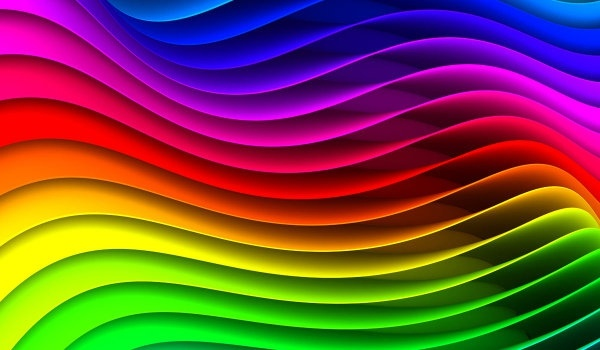
#> input picture Week3/week-3_lab-1/images/alpha.jpg, 600 x 350 px
$ jupyter execute --allow-errors 06-bitwise-operations-and-masking.ipynb
#> lines starting #> are read from the running program, lines starting #| are printed output that depends on the picture; after the words box and inside, x2 and y2 are one past the last pixel; in counts of white or black regions, pixels touching at a corner belong together
##<div style="direction:ltr;text-align:left;font-family:Arial, Tahoma">Bitwise Operations and Image Masking</div>

<div style="direction:ltr;text-align:left;font-family:Arial, Tahoma"> In the first step, we will create shapes to understand these operations. <br/> For now, don’t worry about drawing shapes in OpenCV; in the next section and the notebook at the link below, it will be fully explained: </div>

07-Drawing-and-annotating.ipynb

[cell 1]
import cv2
import numpy as np
import matplotlib.pyplot as plt

# If you're wondering why only two dimensions, well this is a grayscale image,
# if we doing a colored image, we'd use
# rectangle = np.zeros((300, 300, 3),np.uint8)

# Making a sqare
square = np.zeros((300, 300), np.uint8)
cv2.rectangle(square, (50, 50), (250, 250), 255, -1)
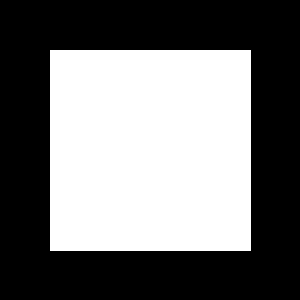
#> square: shape (300, 300); 44.9% white; 1 white region, box (x1, y1, x2, y2) and area: (50, 50, 251, 251) 40401

# Making a ellipse
ellipse = np.zeros((300, 300), np.uint8)
cv2.ellipse(ellipse, (150, 150), (150, 150), 30, 0, 180, 255, -1)
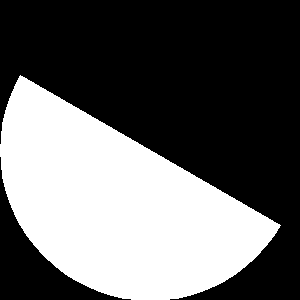
#> ellipse: shape (300, 300); 39.6% white; 1 white region, box (x1, y1, x2, y2) and area: (0, 75, 281, 300) 35626

#show
plt.subplot(121);plt.imshow(square,cmap='gray');plt.title("square");
plt.subplot(122);plt.imshow(ellipse,cmap='gray');plt.title("ellipse");
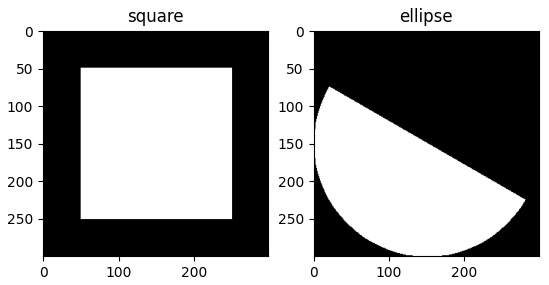
#> figure drawn by matplotlib, 2 panels

Draws a **filled rectangle** on an image.

- **`square`**: target image or mask
- **`(50, 50)`**: top-left corner
- **`(250, 250)`**: bottom-right corner
- **`255`**: white color (grayscale)
- **`-1`**: fills the rectangle completely

Draws a **filled ellipse (half-ellipse)** on an image using OpenCV.

- **`ellipse`**: target image or mask
- **`(150, 150)`**: center of the ellipse
- **`(150, 150)`**: lengths of the major and minor axes
- **`30`**: rotation angle of the ellipse (in degrees)
- **`0`**: starting angle of the arc
- **`180`**: ending angle of the arc (draws half of the ellipse)
- **`255`**: white color (grayscale)
- **`-1`**: fills the ellipse completely

This is commonly used to create **filled shapes or masks**.

## <div style="direction:rtl;text-align:right;font-family:B Lotus, B Nazanin, Tahoma">Bitwise operations on images in OpenCV</div>
<ul>
    <li>bitwise_and</li>
    <li>bitwise_or</li>
    <li>bitwise_xor</li>
    <li>bitwise_not</li>
</ul>

[cell 2]
# Shows only where they intersect
bitwise_and = cv2.bitwise_and(square, ellipse)

# Shows where either square or ellipse is
bitwise_or = cv2.bitwise_or(square, ellipse)


# Shows where either exist by itself
bitwise_xor = cv2.bitwise_xor(square, ellipse)


# Shows everything that isn't part of the square
bitwise_not_sq = cv2.bitwise_not(square)

#show
plt.figure(figsize=[12,6])
plt.subplot(242);plt.imshow(square,cmap='gray');plt.title("Square");
plt.subplot(243);plt.imshow(ellipse,cmap='gray');plt.title("Ellipse");
plt.subplot(245);plt.imshow(bitwise_and,cmap='gray');plt.title("And");
plt.subplot(246);plt.imshow(bitwise_or,cmap='gray');plt.title("Or");
plt.subplot(247);plt.imshow(bitwise_xor,cmap='gray');plt.title("Xor");
plt.subplot(248);plt.imshow(bitwise_not_sq,cmap='gray');plt.title("not (square)");
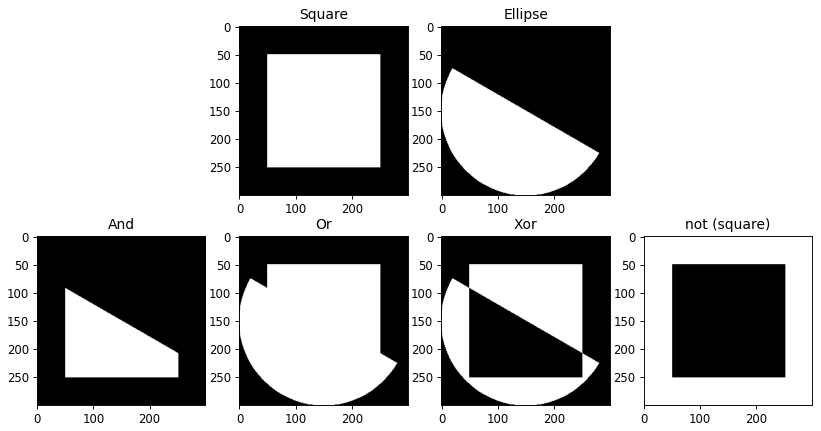
#> figure drawn by matplotlib, 6 panels

## Bitwise Operations in Mathematical Notation

- **AND (∧)**: \( A \& B \)
  Keeps only pixels where **both** \( A \) and \( B \) are white (intersection).
  $$
  I_{\text{AND}}(x, y) = A(x, y) \wedge B(x, y)
  $$

- **OR (∨)**: \( A \mid B \)
  Keeps pixels where **either** \( A \) or \( B \) is white (union).
  $$
  I_{\text{OR}}(x, y) = A(x, y) \vee B(x, y)
  $$

- **XOR (⊕)**: \( A \oplus B \)
  Keeps pixels where **only one** of \( A \) or \( B \) is white.
  $$
  I_{\text{XOR}}(x, y) = A(x, y) \oplus B(x, y)
  $$

- **NOT (¬)**: \( \neg A \)
  Inverts the image, turning black to white and white to black.
 $$
  I_{\text{NOT}}(x, y) = \neg A(x, y)
  $$

These operations are widely used in **masking, compositing, and image processing**.

## <div style="direction:rtl;text-align:right;font-family:B Lotus, B Nazanin, Tahoma">Practical example with a color image</div>

[cell 3]
import cv2
import numpy as np
import matplotlib.pyplot as plt

image = cv2.imread('images/alpha.jpg')
#> image is the input picture: shape (350, 600, 3); mean B, G, R 61.5, 72.8, 117
cropped = image[100:600, 150:650]
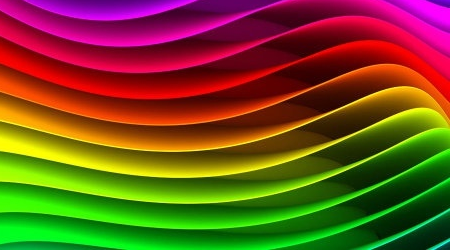
#> cropped: shape (250, 450, 3); mean B, G, R 26.9, 78.2, 113

h, w = cropped.shape[:2]
#> h = 250; w = 450

mask = np.zeros((h, w), np.uint8)
cv2.circle(mask, (w//2, h//2), min(h, w)//2, 255, -1)
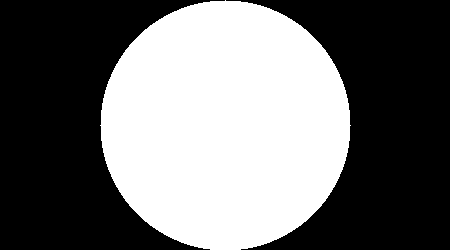
#> mask: shape (250, 450); 43.6% white; 1 white region, box (x1, y1, x2, y2) and area: (100, 0, 351, 250) 49076

output_image = cv2.bitwise_and(cropped, cropped, mask=mask)
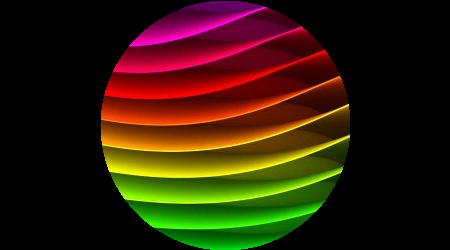
#> output_image: shape (250, 450, 3); mean B, G, R 7, 29.8, 48.2

plt.imshow(output_image[..., ::-1])
plt.axis("off")
